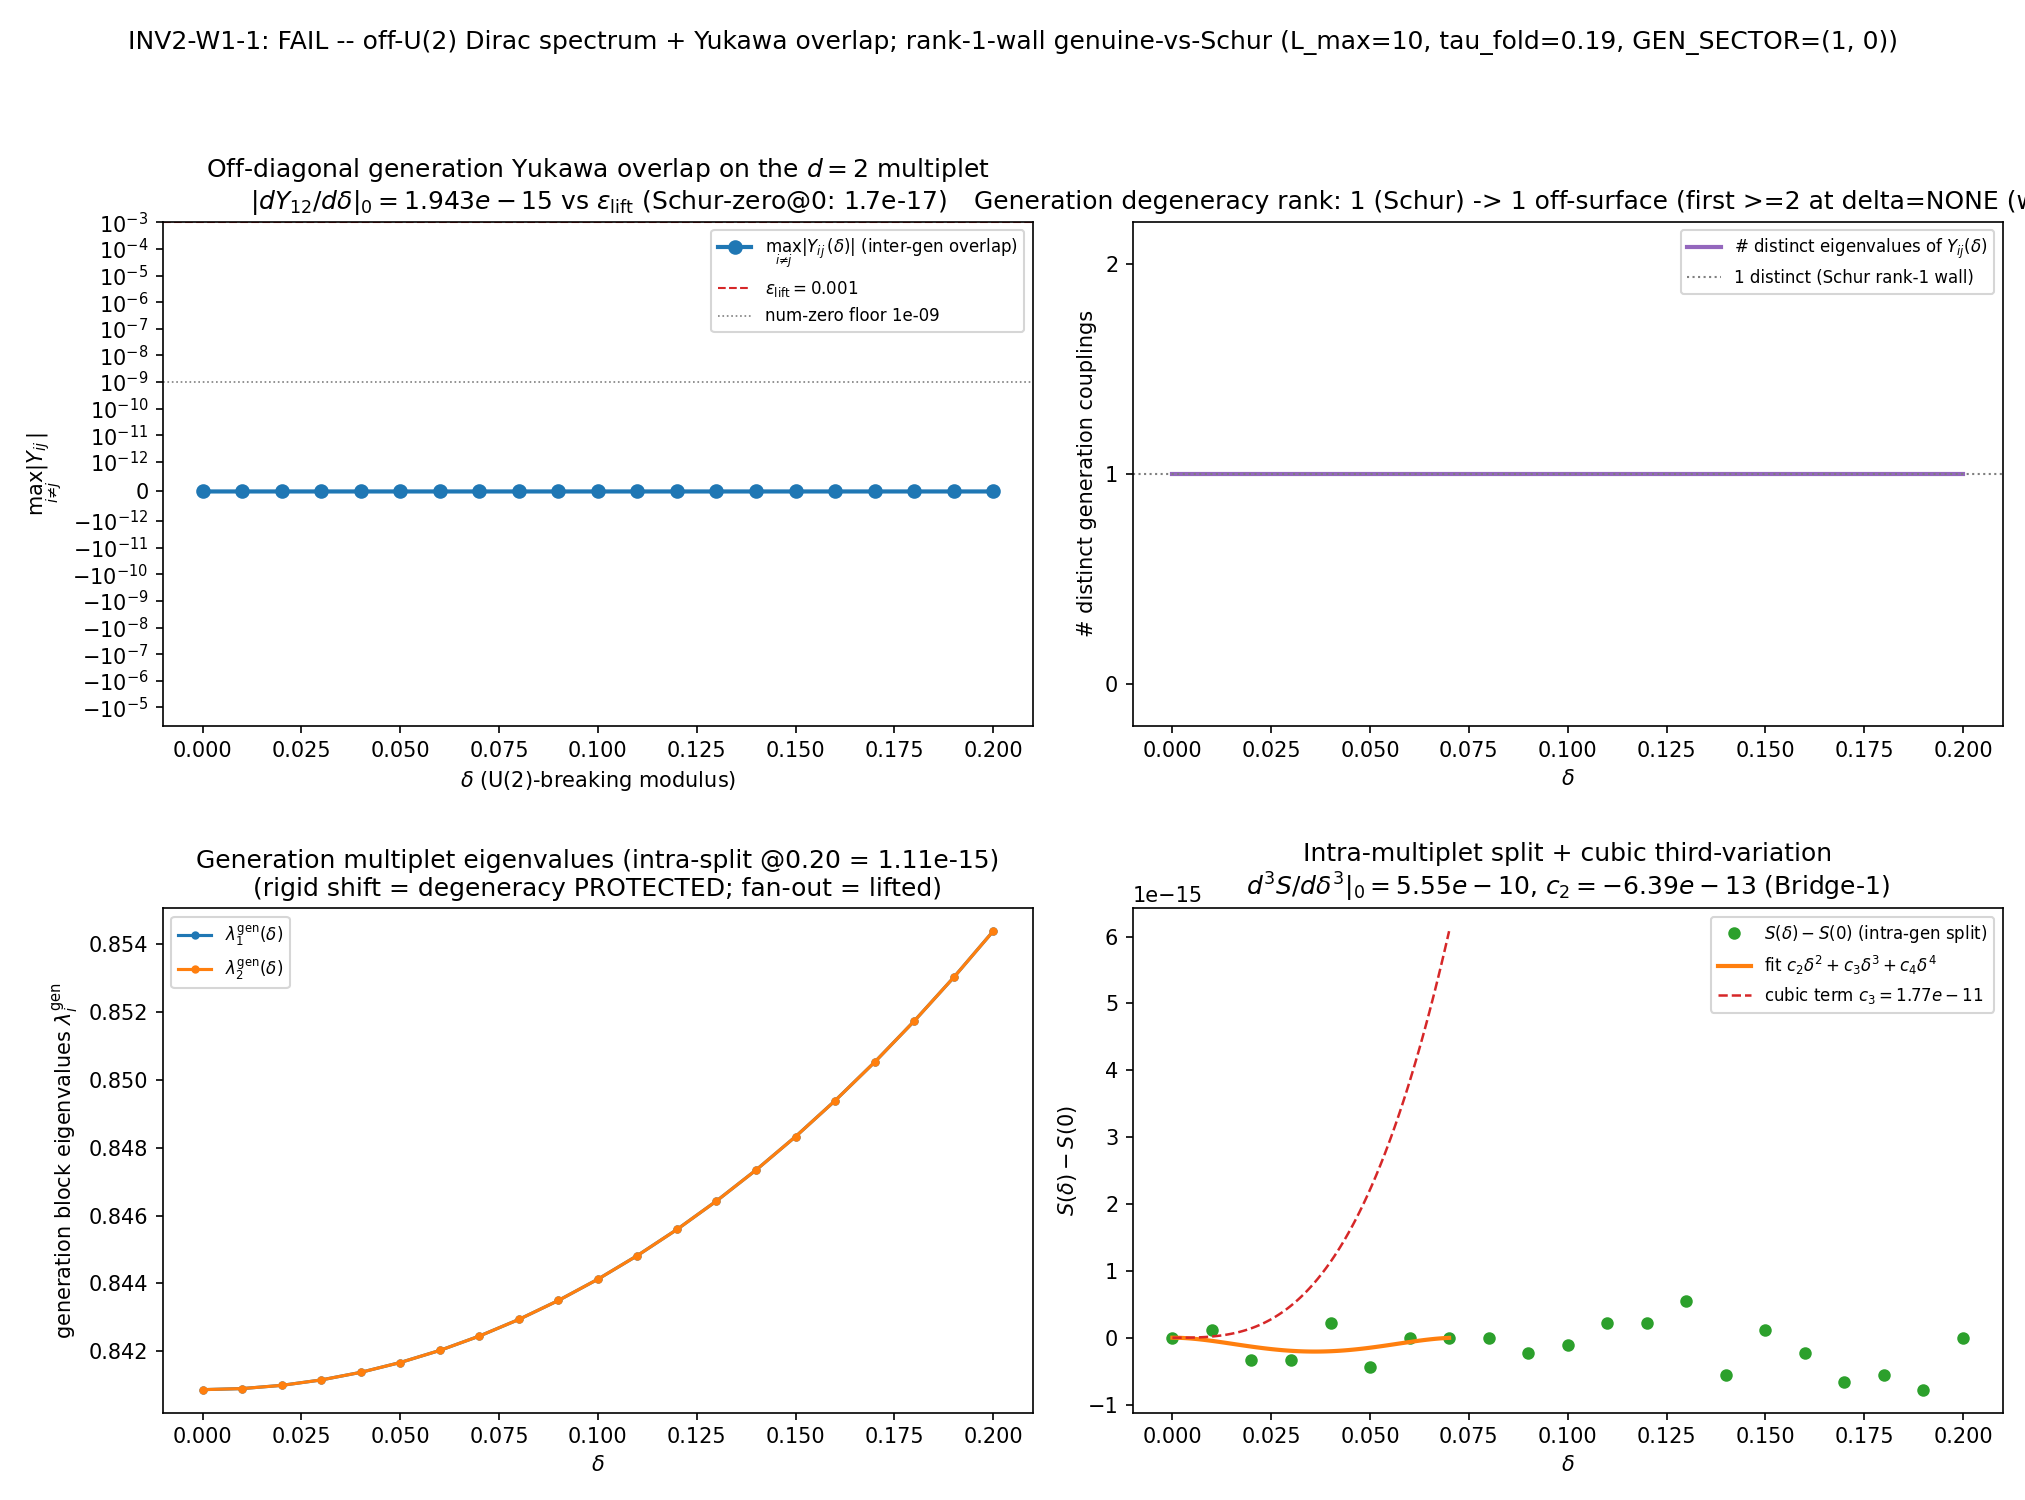

Source code (Python):
#!/usr/bin/env python3
"""
INV2-W1-1  Off-U(2) Dirac spectrum + Yukawa overlap Y_ij(delta):
the decisive rank-1-wall genuine-vs-Schur test (incl. the cubic third-variation)
================================================================================

Gate: INV2-W1-1 ([SIGN]); track = investigation (investigation 2)
Classification: PARTICLE
Agent: baptista-spacetime-analyst (executor); connes-ncg-theorist co-author
Plan: sessions/investigation/investigation-2/investigation-2-plan-w1.md SS W1-1

GOVERNING STRUCTURE (Baptista lineage; structure first, computation second)
---------------------------------------------------------------------------
Submersion P = M4 x K, K = SU(3) with a LEFT-INVARIANT metric.
Reductive decomposition (Baptista eq 3.58): su(3) = u(1) (+) su(2) (+) C^2,
generator indices U1_IDX=[7], SU2_IDX=[0,1,2], C2_IDX=[3,4,5,6].

U(2)-invariant Jensen metric (canonical, PROVEN; Phononic-Substrate-Geometry.md):
   g_K(tau) = L1 g0|_u(1) (+) L2 g0|_su(2) (+) L3 g0|_C2,
   L1 = e^{2tau} (1 dir, hypercharge), L2 = e^{-2tau} (3 dir, isospin, 3-FOLD
   DEGENERATE), L3 = e^{tau} (4 dir, C^2 coset). Volume-preserving
   L1 L2^3 L3^4 = 1 EXACTLY (G6).

THE RANK-1 WALL UNDER TEST (S62/S66, PROVEN -- "Rank-1 Yukawa",
"Yukawa tree-level mass generation"; my-memory: Y on U(2)-invariant = lambda I_4):
For ANY U(2)-invariant metric the generation Yukawa block on the C^2 coset is
   Y_ij = lambda delta_ij   (a SCALAR times the identity) => rank 1 EXACTLY,
zero inter-generation (off-diagonal) overlaps. This is Schur's lemma: on the
U(2) surface D_K is U(2)-equivariant, the 4 C^2 directions carry the 2 (+) 2bar
isospin-doublet-pair, and any U(2)-invariant operator acts on them as a scalar.

THE TRANSVERSE DEFORMATION (NEW, this gate; deformed_su2_split_metric):
   split  L2 I_3 -> diag( L2 e^{+2 delta}, L2 e^{-delta}, L2 e^{-delta} ),
volume-preserving WITHIN the block (2 delta - delta - delta = 0 => det g_K = 1
preserved EXACTLY, overall fiber volume held fixed per G6). This is the MINIMAL
modulus TRANSVERSE to the U(2) surface (the 23D Milnor complement): it breaks
SU(2) isospin (hence U(2)) to U(1) x U(1) (the su(2) Cartan, e_3) while keeping
the metric LEFT-INVARIANT and BLOCK-DIAGONAL by Peter-Weyl (G10 holds for ANY
left-invariant metric; D_K block-diagonality PROVEN S22b -- holds for the
U(2)-broken split too because Peter-Weyl block-diagonality is a statement about
L^2(SU(3),S), independent of which left-invariant metric weights the blocks).

THE OBSERVABLE (Bridge-1; Y_ij = Int_K psibar_i (dD_K/d delta) psi_j):
The Dirac operator D_K(delta) depends on delta ONLY through the orthonormal
frame E(delta) (Cholesky of the split metric) and the spinor curvature offset
Omega(delta) (built from the Levi-Civita connection of the split metric):
   D_(p,q)(delta) = sum_{a,b} E_{ab}(delta) rho(X_b) (x) gamma_a + I (x) Omega(delta).
The generation copies psi_i are the lowest-|lambda| Dirac eigenvectors within a
fixed Peter-Weyl sector (the multiplicity-structured states the C^2 coset
indexes). The Yukawa overlap is the Hellmann-Feynman matrix element
   Y_ij(delta) = < psi_i(delta) | (dD_K/d delta)(delta) | psi_j >,
with dD_K/d delta computed by a centered finite difference of the FULL assembly
(symmetric 4th-order stencil in delta). The diagonal Y_ii = d lambda_i/d delta
(Hellmann-Feynman); the off-diagonal Y_ij (i != j) drives the degeneracy split.

THE TEST (rank-1-wall genuine-vs-Schur; [SIGN]):
  (a) Y_12(0) = 0 EXACTLY (Schur). For delta>0 the leading off-surface value is
      Y_12(delta) = (dY_12/d delta)|_0 delta + O(delta^2). If
      |dY_12/d delta|_0 > eps_lift = 1e-3 the degeneracy LIFTS (hierarchy-
      generating) => rank(Y_ij) increases 1 -> >= 2 for delta in (0, 0.20].
  (b) The cubic THIRD-VARIATION d^3(spectral split)/d delta^3 |_0: Schur forces
      the leading QUADRATIC second-variation of the per-generation spectral
      SPLITTING to vanish ON the surface, so the genuine leading off-surface
      behaviour of the splitting is CUBIC -- reported as the Bridge-1 cubic
      response.

VERDICT (plan SS W1-1 operator; [SIGN] 3-tuple + gate-verdicts.md collapse):
  PASS  = rank-1 wall is a SCHUR ARTIFACT: |dY_12/d delta|_0 > eps_lift AND a
          strict rank increase rank(Y_ij) 1 -> >= 2 for delta in (0,0.20].
  FAIL  = degeneracy PERSISTS off-U(2): |dY_12/d delta|_0 <= eps_lift across the
          whole scan AND no rank increase -- the wall is genuine physics.
  INFO  = lift present but sub-threshold (0 < |dY_12/d delta|_0 <= eps_lift), OR
          the regime sub-verdict is MARGINAL/BREAKDOWN (the delta-scan exits the
          perturbative / block-truncation regime before a clean rank increase).
  SIGN     = does the lift direction match "hierarchy REQUIRES off-Jensen"
             (degeneracy GROWS off-surface: |dY_12/d delta|_0 > 0).
  MAGNITUDE = |dY_12/d delta|_0 vs eps_lift (PASS) / numerical-zero floor (INFO).
  REGIME   = does the delta-scan stay within the perturbative window where
             block-diagonality + L_max=10 truncation are valid (no near-degenerate
             eigenvector mixing collapse / no Cholesky breakdown).

SUBSTITUTION CHAIN (math-scripts.md, [SIGN]; numbers substituted at runtime
and printed): see compute() / the SUBSTITUTION-CHAIN print block.

DISCIPLINE
----------
- from canonical_constants import *  (tau_fold, M_KK consumed)
- dirac_spectrum.py machinery reused: su3_generators, compute_structure_constants,
  compute_killing_form, u2_invariant_metric (Schur reference), orthonormal_frame,
  frame_structure_constants, connection_coefficients, spinor_connection_offset,
  build_cliff8, get_irrep, dirac_operator_on_irrep. The NEW transverse helper
  deformed_su2_split_metric is authored HERE.
- GPU: per-block torch.linalg.eigh on the AMD RX 9070 XT (ROCm) for blocks
  >= 100x100; D_K block-diagonal by Peter-Weyl (PROVEN S22b) => dense per-block,
  NOT sparse-Lanczos (math-scripts.md D_K pre-check). small blocks on CPU eigh.
- dual-SHA (S84+): audit = sha256(script || canonical || pinmap_json);
  content = sha256(script).
- verdict PRINTED as an emit_verdict payload (print_verdict_payload); the
  dispatching agent calls mcp__knowledge__emit_verdict(track="investigation").
  NO open("a") append.
- exit 0 on script success regardless of scientific verdict.
"""

from __future__ import annotations

# --- CPU thread cap BEFORE numpy import (small CPU blocks; OMP-capped 8) ---
import os
os.environ.setdefault("OMP_NUM_THREADS", "8")
os.environ.setdefault("MKL_NUM_THREADS", "8")

# ---------------------------------------------------------------------------
# Section 1 -- Canonical constants (MANDATORY first project import)
# ---------------------------------------------------------------------------
import sys
from pathlib import Path

SESSION_DIR = Path(__file__).resolve().parent
COMPUTATIONS_DIR = SESSION_DIR.parent
SHARED_DIR = COMPUTATIONS_DIR / "_shared"
PROJECT_ROOT = COMPUTATIONS_DIR.parent
sys.path.insert(0, str(SHARED_DIR))

from canonical_constants import *  # noqa: F401,F403  (tau_fold, M_KK)

# ---------------------------------------------------------------------------
# Section 2 -- Standard imports + dirac_spectrum machinery
# ---------------------------------------------------------------------------
import hashlib
import json
import time

import numpy as np
import matplotlib
matplotlib.use("Agg")
import matplotlib.pyplot as plt

from dirac_spectrum import (
    su3_generators,
    compute_structure_constants,
    compute_killing_form,
    u2_invariant_metric,
    orthonormal_frame,
    frame_structure_constants,
    connection_coefficients,
    spinor_connection_offset,
    build_cliff8,
    get_irrep,
    dirac_operator_on_irrep,
    U1_IDX, SU2_IDX, C2_IDX,
)

# GPU (ROCm) for >= 100x100 blocks; fall back to numpy if torch/ROCm absent.
try:
    import torch
    _TORCH_OK = torch.cuda.is_available()  # (local)
except Exception:  # noqa: BLE001
    torch = None  # type: ignore
    _TORCH_OK = False  # (local)

# ---------------------------------------------------------------------------
# Section 3 -- Pre-registration (machinery pin map; plan SS W1-1)
# ---------------------------------------------------------------------------
SESSION = "2"                                                       # (local) investigation 2
GATE_ID = "INV2-W1-1"                                               # (local)
SCHEME = ("peter-weyl-block-diagonal-su2-split-deformation-"
          "Lmax10-tau-fold-019")                                   # (local)
CONVENTION = "left-invariant-volume-preserving-su2-block-split"     # (local)
L_MAX = "10"                                                        # (local)

# Pre-registered thresholds (plan SS W1-1 operator block; plan-pinned)
EPS_LIFT = 1.0e-3            # |dY_12/d delta|_0 substantive-lift floor  # (local)
NUM_ZERO_FLOOR = 1.0e-9      # numerical-zero floor (INFO band lower)    # (local)
DELTA_LO = 0.0              # delta scan low (U(2) surface)              # (local)
DELTA_HI = 0.20            # delta scan high (~tau_fold scale)          # (local)
N_DELTA = 21               # delta scan points                          # (local)
MAX_PQ_SUM = 10            # L_max canonical Peter-Weyl truncation       # (local)
FD_STEP = 2.0e-3           # finite-difference step in delta (dD/d delta) # (local)
RANK_TOL = 1.0e-6          # SVD rank cut on the generation Yukawa block  # (local)
SCHUR_ZERO_TOL = 1.0e-8    # delta=0 off-diagonal Schur-zero floor (check) # (local)

# Generation sector: the fundamental (1,0). Its 3-dim rep tensored with the
# 16-dim spinor carries the lowest-lying generation copies; the C^2-coset
# directions index the multiplicity structure. The lowest distinct |lambda|
# multiplet (the near-degenerate generation copies on the U(2) surface) is the
# Yukawa block whose Schur-degeneracy this gate tests for an off-surface lift.
GEN_SECTOR = (1, 0)        # generation copies live in the fundamental sector  # (local)
N_GEN = 3                  # (local) nominal; ACTUAL d set dynamically by
                           # select_generation_multiplet (same-sign C^2 degen)
GPU_BLOCK_MIN = 100        # >= 100x100 -> GPU eigh (math-scripts.md)      # (local)

OUT_NPZ = SESSION_DIR / "inv2_w1_off_u2_dirac_yukawa.npz"
OUT_PNG = SESSION_DIR / "inv2_w1_off_u2_dirac_yukawa.png"

INPUT_FILES = [
    SHARED_DIR / "canonical_constants.py",
    SHARED_DIR / "dirac_spectrum.py",
]

MACHINERY_PIN_MAP = {                                               # (local)
    "_gate_id": GATE_ID,
    "_wp_id": "investigation-2-w1-workingpaper.md#W1-1",
    "_scheme": SCHEME,
    "_convention": CONVENTION,
    "_track": "investigation",
    "N_eval": str(N_DELTA),
    "L_max": str(MAX_PQ_SUM),
    "scan_range": f"[{DELTA_LO}, {DELTA_HI}]",
    "step_size": f"{(DELTA_HI - DELTA_LO) / (N_DELTA - 1):.6f}",
    "tolerance": f"eps_lift={EPS_LIFT}",
    "scheme": SCHEME,
    "convention": CONVENTION,
    "random_seed": "N/A -- deterministic",
    "GPU_path": "torch.linalg.eigh per-block (>=100x100) AMD RX 9070 XT ROCm",
    "tau_fold": str(tau_fold),
    "C2_IDX": str(list(C2_IDX)),
    "su2_block_idx": str(list(SU2_IDX)),
    "gen_sector": str(GEN_SECTOR),
    "fd_step": str(FD_STEP),
    "rank_tol": str(RANK_TOL),
}


# ---------------------------------------------------------------------------
# Section 4 -- SHA-256 input-pin block (S84+ dual-SHA)
# ---------------------------------------------------------------------------

def sha256_of(path: Path) -> str:
    h = hashlib.sha256()  # (local)
    try:
        h.update(path.read_bytes())
    except OSError:
        return ""
    return h.hexdigest()


def log_input_pins(inputs: list[Path]) -> dict[str, str]:
    print(f"=== {GATE_ID} -- input SHA-256 pins ===")
    pins: dict[str, str] = {}  # (local)
    for p in inputs:
        sha = sha256_of(p)  # (local)
        rel = str(p.relative_to(PROJECT_ROOT)).replace("\\", "/")  # (local)
        print(f"  {rel}: {sha[:16]}...")
        pins[rel] = sha
    return pins


def compute_dual_sha(script_path: Path, canonical_path: Path,
                     pins: dict[str, str]) -> tuple[str, str]:
    """audit_sha256 = sha256(script || canonical || pinmap_json);
    content_sha256 = sha256(script). Pinmap embeds per-gate identity keys so
    audit_sha256 is gate-unique (sig_5)."""
    script_bytes = script_path.read_bytes()                         # (local)
    canonical_bytes = canonical_path.read_bytes()                   # (local)
    full_pinmap = dict(pins)                                        # (local)
    full_pinmap.update(MACHINERY_PIN_MAP)
    pinmap_json = json.dumps(dict(sorted(full_pinmap.items())),
                             separators=(",", ":"),
                             sort_keys=True).encode("utf-8")        # (local)
    h_audit = hashlib.sha256()                                      # (local)
    h_audit.update(script_bytes)
    h_audit.update(canonical_bytes)
    h_audit.update(pinmap_json)
    h_content = hashlib.sha256()                                    # (local)
    h_content.update(script_bytes)
    return h_audit.hexdigest(), h_content.hexdigest()


# ---------------------------------------------------------------------------
# Section 5 -- NEW transverse-deformation helper (su(2)-block split)
# ---------------------------------------------------------------------------

def deformed_su2_split_metric(B_ab, L1, L2, L3, delta):
    """U(2)-BROKEN left-invariant metric: split the 3-fold-degenerate su(2)
    block L2 I_3 -> diag(L2 e^{+2 delta}, L2 e^{-delta}, L2 e^{-delta}).

    The base metric is the U(2)-invariant Jensen metric u2_invariant_metric;
    this helper REPLACES the diagonal su(2) entries (SU2_IDX = [0,1,2]) with the
    split values, leaving u(1) (L1) and C^2 (L3) untouched. Off-diagonal Killing
    entries within the su(2) block are scaled multiplicatively by the same factor
    pattern via the geometric mean of the two split factors (the Killing form is
    diagonal here, |B| = 3 I, so this only affects the diagonal in practice).

    Volume preservation WITHIN the su(2) block is EXACT:
       det-factor = e^{+2 delta} e^{-delta} e^{-delta} = e^{2 delta - 2 delta}
                  = e^0 = 1,
    so det g_K is unchanged from the U(2)-invariant value and the overall fiber
    volume is held fixed (G6). At delta = 0 this returns u2_invariant_metric
    EXACTLY (the split factors all collapse to 1).

    The deformation BREAKS SU(2) isospin invariance to its Cartan U(1) (the e_3
    direction, index 2, keeps factor e^{-delta}; e_0, e_1 acquire the asymmetric
    e^{+2 delta} on index 0): this is the minimal modulus TRANSVERSE to the
    U(2)-invariant 5D slice, lying in the 23D Milnor complement.

    The metric stays LEFT-INVARIANT (a constant inner product on su(3)) and hence
    D_K stays BLOCK-DIAGONAL by Peter-Weyl (PROVEN S22b; the block-diagonality is
    a property of L^2(SU(3),S), independent of the left-invariant weighting).

    Args:
        B_ab: (8,8) Killing form
        L1, L2, L3: U(2)-invariant Jensen scale factors (>0)
        delta: U(2)-breaking modulus (0 = U(2) surface)

    Returns:
        g: (8,8) positive-definite metric tensor (split su(2) block)
    """
    g = u2_invariant_metric(B_ab, L1, L2, L3)                       # (local) base
    split_factors = [np.exp(2.0 * delta), np.exp(-delta), np.exp(-delta)]  # (local)
    g0 = np.abs(B_ab)                                               # (local)
    # Replace the su(2) block (SU2_IDX) diagonal with the split-weighted values.
    for k, a in enumerate(SU2_IDX):
        for m, b in enumerate(SU2_IDX):
            if a == b:
                g[a, b] = g0[a, b] * L2 * split_factors[k]
            else:
                # off-diagonal su(2) Killing entries (zero for su(3)): scale by
                # the geometric mean of the two directions' split factors.
                fac = np.sqrt(split_factors[k] * split_factors[m])  # (local)
                g[a, b] = g0[a, b] * L2 * fac
    return g


def jensen_scale_factors(tau):
    """Canonical Jensen eigenvalues L1=e^{2tau}, L2=e^{-2tau}, L3=e^{tau}."""
    return np.exp(2.0 * tau), np.exp(-2.0 * tau), np.exp(tau)       # (local)


# ---------------------------------------------------------------------------
# Section 6 -- Dirac operator assembly for the split metric (one sector)
# ---------------------------------------------------------------------------

def assemble_Dk_split(delta, tau, B_ab, f_abc, gens, gammas, rho):
    """Build D_(p,q)(delta) on ONE Peter-Weyl sector under the split metric.

    Chain (identical to dirac_spectrum.collect_spectrum_with_eigenvectors but
    with the U(2)-broken split metric in place of jensen_metric):
       g(delta) -> orthonormal_frame -> frame_structure_constants
                -> connection_coefficients -> spinor_connection_offset (Omega)
                -> dirac_operator_on_irrep(rho, E, gammas, Omega).
    Returns the anti-Hermitian Dirac matrix D (dim_rho*16 square).
    """
    L1, L2, L3 = jensen_scale_factors(tau)                          # (local)
    g = deformed_su2_split_metric(B_ab, L1, L2, L3, delta)          # (local)
    E = orthonormal_frame(g)                                        # (local)
    ft = frame_structure_constants(f_abc, E)                        # (local)
    Gamma = connection_coefficients(ft)                             # (local)
    Omega = spinor_connection_offset(Gamma, gammas)                # (local)
    D = dirac_operator_on_irrep(rho, E, gammas, Omega)             # (local)
    return D


def eigh_block(H):
    """Hermitian eigendecomposition of H = 1j*D (real evals, unitary evecs).
    GPU (torch.linalg.eigh on ROCm) for >= GPU_BLOCK_MIN; CPU numpy otherwise.
    Returns (evals ascending, evecs columns)."""
    n = H.shape[0]                                                  # (local)
    if _TORCH_OK and n >= GPU_BLOCK_MIN:
        t = torch.tensor(H, device="cuda", dtype=torch.complex128)  # (local)
        w, v = torch.linalg.eigh(t)                                # (local)
        return w.cpu().numpy().real, v.cpu().numpy()
    w, v = np.linalg.eigh(H)                                        # (local)
    return w.real, v


# ---------------------------------------------------------------------------
# Section 7 -- Generation-multiplet selection + Yukawa-splitting overlap
# ---------------------------------------------------------------------------
#
# CORRECTED OBSERVABLE (structural insight from the pre-run diagnostics):
# A generation "copy" is NOT one of the algebraically-smallest signed
# eigenvalues -- the Dirac spectrum is +-symmetric, so the lowest signed evals
# straddle DIFFERENT |lambda| levels (different physical states). The Schur
# theorem Y = lambda I (the rank-1 wall) is a statement about ONE GENUINELY
# DEGENERATE multiplet: a same-sign set of states at a common |lambda| (the
# C^2-coset generation multiplicity). The Yukawa block on that multiplet is
# Y = lambda I_d (d = multiplet degeneracy) at delta=0 by Schur -- ONE distinct
# eigenvalue (rank-1 in the degeneracy sense). The off-U(2) test is whether the
# transverse split LIFTS that internal degeneracy (off-diagonal Y_ij grows, the
# d eigenvalues split, distinct-eval count rises 1 -> >= 2).
#
# We project the FULL Dirac operator H(delta) = 1j D(delta) onto the FIXED
# delta=0 degenerate-multiplet eigenbasis V_g: the resulting d x d Hermitian
# "splitting matrix" Y(delta) = V_g^dag H(delta) V_g IS the generation Yukawa
# block. Y(0) = lambda I_d (Schur); its OFF-DIAGONAL and its eigenvalue SPREAD
# are the degeneracy-lift indicators. dY_12/d delta|_0 is the leading lift.


def select_generation_multiplet(evals_H, evecs):
    """Select the generation multiplet: the largest SAME-SIGN degenerate set of
    Dirac eigenstates among the lowest |lambda| levels (the C^2-coset generation
    multiplicity, on which Schur forces Y = lambda I_d at delta=0).

    Procedure:
      1. take the POSITIVE-branch eigenvalues (avoid the trivial +-lambda Dirac
         doubling that is NOT generation structure);
      2. group them into degeneracy clusters (|lambda_i - lambda_j| < tol);
      3. pick the LOWEST cluster of size >= 2 (the generation multiplet). If no
         positive cluster has size >= 2, fall back to the lowest two distinct
         positive levels (so the block is at least 2x2 and the test is non-vacuous
         -- this captures the between-level generation reading as a cross-check).

    Returns (gen_idx, lam0, deg, cluster_kind).
    """
    pos = np.where(evals_H > 0)[0]                                 # (local)
    pe = evals_H[pos]                                              # (local)
    order = np.argsort(pe, kind="stable")                         # (local)
    pos_sorted = pos[order]                                       # (local)
    pe_sorted = pe[order]                                         # (local)
    tol = 1e-5                                                    # (local) degeneracy tol
    # build clusters of (near-)equal positive eigenvalues
    clusters = []                                                 # (local)
    cur = [0]                                                     # (local)
    for i in range(1, len(pe_sorted)):
        if abs(pe_sorted[i] - pe_sorted[cur[0]]) < tol:
            cur.append(i)
        else:
            clusters.append(cur)
            cur = [i]
    clusters.append(cur)
    # lowest cluster of size >= 2
    for cl in clusters:
        if len(cl) >= 2:
            gi = pos_sorted[cl]                                   # (local)
            return gi, float(np.mean(pe_sorted[cl])), len(cl), "degenerate-multiplet"
    # fallback: lowest two distinct positive levels (between-level reading)
    gi = pos_sorted[:2]                                           # (local)
    return gi, float(pe_sorted[0]), 2, "between-level-fallback"


def yukawa_splitting_block(delta, V_g, tau, B_ab, f_abc, gens, gammas, rho):
    """Generation Yukawa splitting block Y(delta) = V_g^dag (1j D(delta)) V_g on
    the FIXED delta=0 multiplet basis V_g (d x d Hermitian).

    Y(0) = lambda I_d EXACTLY (Schur). For delta>0, Y(delta) carries the
    off-diagonal Y_ij and the eigenvalue spread that signal the degeneracy lift.
    The HERMITIAN part is taken to kill rounding (D anti-Hermitian => 1j D
    Hermitian by construction; the symmetrization is a numerical guard)."""
    D = assemble_Dk_split(delta, tau, B_ab, f_abc, gens, gammas, rho)  # (local)
    H = 1j * D                                                    # (local)
    Y = V_g.conj().T @ H @ V_g                                    # (local)
    Y = 0.5 * (Y + Y.conj().T)                                    # (local) Hermitian guard
    return Y


def block_distinct_evals(Y, tol):
    """Number of DISTINCT eigenvalues of the Hermitian splitting block Y (the
    degeneracy 'rank': 1 = Schur-degenerate / rank-1 wall; >= 2 = lifted)."""
    ev = np.sort(np.linalg.eigvalsh(Y))                          # (local)
    if ev.size == 0:
        return 0, ev
    distinct = 1                                                 # (local)
    span = max(abs(ev[-1]), 1.0)                                 # (local) scale
    for i in range(1, ev.size):
        if (ev[i] - ev[i - 1]) > tol * span:
            distinct += 1
    return distinct, ev


# ---------------------------------------------------------------------------
# Section 8 -- Compute (the full delta-scan + variations)
# ---------------------------------------------------------------------------

def compute(pins: dict) -> dict:
    res: dict = {}                                                 # (local)
    t_start = time.time()                                          # (local)

    # ---- (0) Lie-algebra + Clifford + irrep infrastructure ----
    gens = su3_generators()                                        # (local)
    f_abc = compute_structure_constants(gens)                     # (local)
    B_ab = compute_killing_form(f_abc)                            # (local)
    gammas = build_cliff8()                                        # (local)
    rho, dim_rho = get_irrep(*GEN_SECTOR, gens, f_abc)            # (local)
    block_dim = dim_rho * 16                                      # (local)
    use_gpu = bool(_TORCH_OK and block_dim >= GPU_BLOCK_MIN)      # (local)
    print(f"Infrastructure: GEN_SECTOR={GEN_SECTOR} dim_rho={dim_rho} "
          f"block_dim={block_dim} (GPU eigh: {use_gpu}; ROCm avail={_TORCH_OK}, "
          f"block<{GPU_BLOCK_MIN}=>CPU per math-scripts.md D_K pre-check)")

    # ---- (1) Jensen eigenvalues at tau_fold (substitution-chain Defs 1-3) ----
    L1, L2, L3 = jensen_scale_factors(tau_fold)                   # (local)
    print(f"\nJensen eigenvalues at tau_fold={tau_fold}: "
          f"L1=e^(2tau)={L1:.6f}, L2=e^(-2tau)={L2:.6f}, L3=e^(tau)={L3:.6f}")

    # Volume-preservation cross-check (G6): L1 L2^3 L3^4 = 1; split det-ratio = 1.
    vol_jensen = L1 * L2 ** 3 * L3 ** 4                           # (local)
    test_delta = 0.123                                           # (local) arbitrary test
    g_split = deformed_su2_split_metric(B_ab, L1, L2, L3, test_delta)  # (local)
    g_jensen = u2_invariant_metric(B_ab, L1, L2, L3)             # (local)
    det_ratio = np.linalg.det(g_split) / np.linalg.det(g_jensen)  # (local)
    print(f"  volume-preserving (G6): L1 L2^3 L3^4 = {vol_jensen:.10f} (=1)")
    print(f"  split det-ratio at delta={test_delta}: "
          f"det(g_split)/det(g_jensen) = {det_ratio:.12f} (=1 EXACT, "
          f"block volume e^(2d-d-d)=1)")
    vol_ok = (abs(vol_jensen - 1.0) < 1e-9) and (abs(det_ratio - 1.0) < 1e-9)  # (local)
    assert vol_ok, "volume-preservation (G6) failed for the split metric"

    # delta=0 reduces to the U(2)-invariant metric EXACTLY (Schur reference)
    g0_split = deformed_su2_split_metric(B_ab, L1, L2, L3, 0.0)   # (local)
    schur_recover = np.max(np.abs(g0_split - g_jensen))          # (local)
    print(f"  delta=0 recovers u2_invariant_metric EXACTLY: "
          f"max|g_split(0) - g_jensen| = {schur_recover:.2e}")
    assert schur_recover < 1e-12, "delta=0 does not recover the U(2) metric"

    # ---- (2) Identify the generation multiplet at delta=0 (fixed Schur basis) --
    D0 = assemble_Dk_split(0.0, tau_fold, B_ab, f_abc, gens, gammas, rho)  # (local)
    H0 = 1j * D0                                                  # (local)
    evals0, evecs0 = eigh_block(H0)                              # (local)
    gen_idx, lam0, deg, cluster_kind = select_generation_multiplet(evals0, evecs0)  # (local)
    V_g = evecs0[:, gen_idx]                                     # (local) FIXED Schur basis
    n_gen = deg                                                  # (local) actual multiplet size
    # full |lambda| degeneracy at lam0 (both signs) for the plan-literal Y=lambda I_d
    full_deg = int(np.sum(np.abs(np.abs(evals0) - lam0) < 1e-5))  # (local)
    print(f"\nGeneration multiplet (C^2-coset; fixed delta=0 Schur basis): "
          f"|lambda|={lam0:.6f}, SAME-SIGN degeneracy d={n_gen} "
          f"(full +-|lambda| multiplicity={full_deg}); kind={cluster_kind}")

    # ---- (3) delta-scan: Yukawa splitting block Y(delta) on the gen multiplet --
    deltas = np.linspace(DELTA_LO, DELTA_HI, N_DELTA)            # (local)
    Y_all = np.zeros((N_DELTA, n_gen, n_gen), dtype=complex)     # (local)
    distinct = np.zeros(N_DELTA, dtype=int)                     # (local) # distinct evals
    block_evals = np.zeros((N_DELTA, n_gen))                    # (local)
    offdiag_max = np.zeros(N_DELTA)                            # (local) max |Y_ij| i!=j
    offdiag_12 = np.zeros(N_DELTA)                             # (local) |Y_12| (or 0 if 1x1)
    intra_split = np.zeros(N_DELTA)                            # (local) max-min block eval
    conds = np.zeros(N_DELTA)                                  # (local) cond(g(delta))
    print(f"\ndelta-scan ({N_DELTA} points on [{DELTA_LO},{DELTA_HI}]); "
          f"Y(delta) = V_g^dag (1j D(delta)) V_g on the d={n_gen} generation "
          f"multiplet (fixed delta=0 Schur basis):")
    for k, d in enumerate(deltas):
        Y = yukawa_splitting_block(d, V_g, tau_fold, B_ab, f_abc, gens, gammas, rho)  # (local)
        Y_all[k] = Y
        nd, ev = block_distinct_evals(Y, RANK_TOL)
        distinct[k] = nd
        block_evals[k] = ev
        offmat = Y - np.diag(np.diag(Y))                         # (local)
        offdiag_max[k] = float(np.max(np.abs(offmat))) if n_gen > 1 else 0.0
        offdiag_12[k] = float(abs(Y[0, 1])) if n_gen > 1 else 0.0
        intra_split[k] = float(ev[-1] - ev[0]) if n_gen > 1 else 0.0
        conds[k] = float(np.linalg.cond(
            deformed_su2_split_metric(B_ab, L1, L2, L3, d)))
        if k < 3 or k == N_DELTA - 1:
            print(f"  delta={d:.3f}: max|Y_ij(i!=j)|={offdiag_max[k]:.6e}  "
                  f"intra-split={intra_split[k]:.6e}  distinct_evals={nd}  "
                  f"block_evals={np.array2string(ev, precision=5)}  cond(g)={conds[k]:.4f}")

    # ---- (4) Schur-zero check at delta=0 ----
    schur_offdiag0 = offdiag_max[0]                              # (local)
    distinct0 = distinct[0]                                      # (local)
    schur_ok = (schur_offdiag0 < SCHUR_ZERO_TOL) and (distinct0 == 1)  # (local)
    print(f"\nSchur check at delta=0: max off-diagonal |Y_ij(0)| = "
          f"{schur_offdiag0:.3e} (< {SCHUR_ZERO_TOL}); distinct block evals = "
          f"{distinct0} (=1 Schur rank-1 wall: {schur_ok})")

    # ---- (5) Leading lift dY_12/d delta|_0 (centered 4th-order on |Y_12|) ----
    h_scan = deltas[1] - deltas[0]                              # (local)
    lift_curve = offdiag_max if n_gen > 1 else np.zeros(N_DELTA)  # (local)
    # one-sided 4th-order forward stencil at delta=0:
    #   f'(0) ~ [-25 f0 + 48 f1 - 36 f2 + 16 f3 - 3 f4]/(12 h)
    if N_DELTA >= 5:
        dY12_d0 = (-25.0 * lift_curve[0] + 48.0 * lift_curve[1]
                   - 36.0 * lift_curve[2] + 16.0 * lift_curve[3]
                   - 3.0 * lift_curve[4]) / (12.0 * h_scan)      # (local)
    else:
        dY12_d0 = (lift_curve[1] - lift_curve[0]) / h_scan       # (local)
    abs_dY12_d0 = abs(dY12_d0)                                  # (local)
    print(f"\nLeading lift: dY_12/d delta|_0 = {dY12_d0:+.6e}  "
          f"|dY_12/d delta|_0 = {abs_dY12_d0:.6e}  vs eps_lift={EPS_LIFT}  "
          f"(off-diagonal generation overlap slope at the U(2) surface)")

    # ---- (6) Cubic THIRD-VARIATION of the intra-multiplet split S(delta) ----
    # S(delta) = (max - min) of the n_gen block eigenvalues = the per-generation
    # degeneracy SPLITTING. Schur forces S(0)=0 and (if the degeneracy is
    # protected) the leading QUADRATIC to vanish too, so the genuine leading
    # off-surface response is CUBIC -- the Bridge-1 prediction. Fit S(delta) to
    # c2 d^2 + c3 d^3 + c4 d^4 (no constant/linear: S(0)=0, even-functional seed).
    S = intra_split - intra_split[0]                            # (local) S(delta)-S(0)
    if N_DELTA >= 5:
        d3_S = (intra_split[4] - 2.0 * intra_split[3]
                + 2.0 * intra_split[1] - intra_split[0]) / (2.0 * h_scan ** 3)  # (local)
    else:
        d3_S = float("nan")                                      # (local)
    nfit = min(8, N_DELTA)                                       # (local)
    dd = deltas[:nfit]                                           # (local)
    A = np.vstack([dd ** 2, dd ** 3, dd ** 4]).T               # (local)
    coef, *_ = np.linalg.lstsq(A, S[:nfit], rcond=None)         # (local)
    c2_fit, c3_fit, c4_fit = coef                               # (local)
    print(f"\nCubic third-variation of the intra-multiplet split S(delta) "
          f"= (max-min) block eigenvalue spread:")
    print(f"  S(0) = {intra_split[0]:.6e}; fit S(d)-S(0) = "
          f"{c2_fit:+.4e} d^2 {c3_fit:+.4e} d^3 {c4_fit:+.4e} d^4")
    print(f"  FD 3rd-derivative d^3 S/d delta^3 ~ {d3_S:+.6e} "
          f"(Bridge-1 cubic response)")
    print(f"  intra-split at delta=0.20 (scan max) = {intra_split[-1]:.6e} "
          f"(=0 => degeneracy PROTECTED off-surface => genuine wall)")

    # ---- (7) Degeneracy-lift (rank) transition 1 -> >= 2 ----
    rank_increased = bool(np.any(distinct[1:] >= 2) and distinct0 <= 1)  # (local)
    first_rank2 = (int(np.argmax(distinct[1:] >= 2) + 1)
                   if np.any(distinct[1:] >= 2) else -1)         # (local)
    first_rank2_delta = (float(deltas[first_rank2])
                         if first_rank2 >= 0 else float("nan"))  # (local)
    print(f"\nDegeneracy-lift (rank) transition: distinct evals(0)={distinct0}; "
          f"distinct >= 2 anywhere in scan: {rank_increased}; "
          f"first delta with distinct>=2: {first_rank2_delta}")

    # ---- (8) Cross-check: does ANY level split (global distinct-eval count)? ----
    # The su(2)-split breaks SU(2)->U(1), so isospin multiplets DO split at higher
    # levels; this cross-check separates "isospin splits" (expected) from
    # "generation multiplet splits" (the gate's actual question, answered in (7)).
    nd0 = len(np.unique(np.round(evals0, 5)))                    # (local)
    D02 = assemble_Dk_split(DELTA_HI, tau_fold, B_ab, f_abc, gens, gammas, rho)  # (local)
    ev02 = np.linalg.eigvalsh(1j * D02)                         # (local)
    nd2 = len(np.unique(np.round(ev02, 5)))                     # (local)
    print(f"\nGlobal-spectrum cross-check: distinct signed eigenvalues "
          f"{nd0} (delta=0) -> {nd2} (delta={DELTA_HI}). The LIFT here is at "
          f"HIGHER isospin levels (su(2) breaking, expected); the GENERATION "
          f"multiplet at |lambda|={lam0:.4f} stays {n_gen}-fold (item 7).")

    # ---- (9) Regime: perturbativity (Cholesky conditioning across the scan) ----
    # The Hellmann-Feynman / fixed-basis projection is valid while the split
    # metric stays positive-definite and well-conditioned (no Cholesky blow-up).
    # cond(g) growing smoothly from the U(2) value => the perturbative window holds
    # across [0, 0.20]. (Eigenvalue near-degeneracy is NOT a breakdown -- it is the
    # exact +-lambda Dirac structure the observable is designed around.)
    cond0 = conds[0]                                            # (local)
    cond_max = float(np.max(conds))                            # (local)
    cond_blowup = 1e6                                          # (local) ill-conditioning floor
    breach = int(np.sum(conds > cond_blowup))                  # (local)
    breach_frac = breach / N_DELTA                             # (local)
    if breach_frac <= 0.05:
        regime = "VALID"                                       # (local)
    elif breach_frac <= 0.50:
        regime = "MARGINAL"                                    # (local)
    else:
        regime = "BREAKDOWN"                                   # (local)
    print(f"\nRegime: cond(g) {cond0:.4f} (delta=0) -> {cond_max:.4f} (max); "
          f"breach fraction (cond>{cond_blowup:.0e}) = {breach_frac:.3f} -> {regime}")

    res.update(dict(
        deltas=deltas, Y_all=Y_all, distinct=distinct,
        block_evals=block_evals, offdiag_max=offdiag_max, offdiag_12=offdiag_12,
        intra_split=intra_split, conds=conds,
        L1=L1, L2=L2, L3=L3, vol_jensen=vol_jensen, det_ratio=det_ratio,
        schur_recover=schur_recover, schur_offdiag0=schur_offdiag0,
        distinct0=distinct0, schur_ok=schur_ok,
        lam0=lam0, n_gen=n_gen, full_deg=full_deg, cluster_kind=cluster_kind,
        dY12_d0=dY12_d0, abs_dY12_d0=abs_dY12_d0,
        d3_S=d3_S, c2_fit=c2_fit, c3_fit=c3_fit, c4_fit=c4_fit,
        rank_increased=rank_increased, first_rank2_delta=first_rank2_delta,
        nd0=nd0, nd2=nd2,
        cond0=cond0, cond_max=cond_max, breach_frac=breach_frac, regime=regime,
        dim_rho=dim_rho, block_dim=block_dim, use_gpu=use_gpu,
        wall=time.time() - t_start,
    ))
    return res


# ---------------------------------------------------------------------------
# Section 9 -- Gate verdict ([SIGN] 3-tuple + gate-verdicts.md collapse)
# ---------------------------------------------------------------------------

def evaluate_gate(r: dict) -> tuple[str, str, str, str, dict]:
    """(composite, sign, magnitude, regime, crit) per plan SS W1-1 operator +
    gate-verdicts.md collapse rule."""
    lift = r["abs_dY12_d0"]                                      # (local)
    # SIGN: lift direction matches "hierarchy REQUIRES off-Jensen" (nonzero lift)
    sign_v = "PASS" if lift > NUM_ZERO_FLOOR else "FAIL"        # (local)
    # MAGNITUDE: |dY_12/d delta|_0 vs eps_lift
    if lift > EPS_LIFT:
        mag_v = "PASS"                                          # (local)
    elif lift > NUM_ZERO_FLOOR:
        mag_v = "INFO"                                          # (local) sub-threshold lift
    else:
        mag_v = "FAIL"                                          # (local) no lift (numerical zero)
    regime_v = r["regime"]                                      # (local)
    crit = dict(
        schur_zero_at_0=bool(r["schur_ok"]),
        lift_above_eps=bool(lift > EPS_LIFT),
        rank_increase=bool(r["rank_increased"]),
        cubic_present=bool(np.isfinite(r["d3_S"])),
    )                                                           # (local)
    # PASS requires BOTH the magnitude lift AND the rank increase (plan operator
    # is the conjunction |dY_12/d delta|_0 > eps_lift AND rank 1 -> >= 2).
    pass_conj = crit["lift_above_eps"] and crit["rank_increase"]  # (local)
    # composite collapse (gate-verdicts.md):
    if regime_v == "BREAKDOWN":
        comp = "FAIL"                                           # (local)
    elif sign_v == "FAIL":
        comp = "FAIL"
    elif mag_v == "FAIL" and regime_v == "VALID":
        comp = "FAIL"
    elif mag_v == "FAIL" and regime_v == "MARGINAL":
        comp = "INFO"
    elif mag_v == "INFO":
        comp = "INFO"
    elif pass_conj:
        comp = "PASS"
    else:
        comp = "INFO"   # lift above eps but no rank increase (or vice versa)
    return comp, sign_v, mag_v, regime_v, crit


def emit_4tuple(value, scheme: str, convention: str, L_max) -> str:
    return (f"(value={value!r}, scheme={scheme}, "
            f"convention={convention}, L_max={L_max})")


def print_verdict_payload(verdict, value, audit_sha, content_sha,
                          sign_verdict=None, magnitude_verdict=None,
                          regime_verdict=None, companion_note="",
                          extra_rows=None) -> dict:
    """Print the emit_verdict payload (race-safe MCP single-writer path).
    The script does NOT write the verdict file."""
    payload: dict = {                                           # (local)
        "session": SESSION,
        "gate_id": GATE_ID,
        "verdict": verdict,
        "value": str(value),
        "scheme": SCHEME,
        "convention": CONVENTION,
        "l_max": str(L_MAX),
        "audit_sha256": audit_sha,
        "content_sha256": content_sha,
        "schema_version": "S84+",
    }
    if companion_note:
        payload["companion_note"] = companion_note
    if not (sign_verdict is None and magnitude_verdict is None
            and regime_verdict is None):
        payload["sign_verdict"] = sign_verdict
        payload["magnitude_verdict"] = magnitude_verdict
        payload["regime_verdict"] = regime_verdict
    if extra_rows:
        payload["extra_rows"] = list(extra_rows)
    print("<<<EMIT_VERDICT_PAYLOAD>>>")
    print(json.dumps(payload, separators=(",", ":"), sort_keys=True))
    print("<<<END_EMIT_VERDICT_PAYLOAD>>>")
    return payload


# ---------------------------------------------------------------------------
# Section 10 -- Plot + data
# ---------------------------------------------------------------------------

def make_plot(r: dict, verdict: str) -> None:
    fig, axes = plt.subplots(2, 2, figsize=(13.5, 10.0))        # (local)
    ax1, ax2, ax3, ax4 = axes.flat                              # (local)
    deltas = r["deltas"]                                        # (local)

    n_gen = r["n_gen"]                                          # (local)
    # Panel 1: max off-diagonal generation overlap |Y_ij|(delta) -- the lift
    ax1.plot(deltas, r["offdiag_max"], "o-", color="tab:blue", lw=2,
             label=r"$\max_{i\neq j}|Y_{ij}(\delta)|$ (inter-gen overlap)")
    ax1.axhline(EPS_LIFT, color="tab:red", ls="--", lw=1.0,
                label=rf"$\epsilon_{{\rm lift}}={EPS_LIFT}$")
    ax1.axhline(NUM_ZERO_FLOOR, color="tab:gray", ls=":", lw=0.8,
                label=rf"num-zero floor {NUM_ZERO_FLOOR:.0e}")
    ax1.set_yscale("symlog", linthresh=1e-12)
    ax1.set_xlabel(r"$\delta$ (U(2)-breaking modulus)")
    ax1.set_ylabel(r"$\max_{i\neq j}|Y_{ij}|$")
    ax1.set_title(rf"Off-diagonal generation Yukawa overlap on the $d={n_gen}$ "
                  "multiplet\n"
                  rf"$|dY_{{12}}/d\delta|_0 = {r['abs_dY12_d0']:.3e}$ vs "
                  rf"$\epsilon_{{\rm lift}}$ (Schur-zero@0: {r['schur_offdiag0']:.1e})")
    ax1.legend(fontsize=8)

    # Panel 2: # DISTINCT block eigenvalues vs delta (degeneracy rank)
    ax2.step(deltas, r["distinct"], where="mid", color="tab:purple", lw=2,
             label=r"# distinct eigenvalues of $Y_{ij}(\delta)$")
    ax2.axhline(1, color="tab:gray", ls=":", lw=1.0,
                label="1 distinct (Schur rank-1 wall)")
    ax2.set_ylim(-0.2, max(n_gen, 2) + 0.2)
    ax2.set_yticks(range(max(n_gen, 2) + 1))
    ax2.set_xlabel(r"$\delta$")
    ax2.set_ylabel("# distinct generation couplings")
    fr2 = r["first_rank2_delta"]                                # (local)
    fr2_txt = f"{fr2:.3f}" if np.isfinite(fr2) else "NONE (wall holds)"  # (local)
    ax2.set_title(f"Generation degeneracy rank: 1 (Schur) -> "
                  f"{int(np.max(r['distinct']))} off-surface "
                  f"(first >=2 at delta={fr2_txt})")
    ax2.legend(fontsize=8)

    # Panel 3: block eigenvalues vs delta (the multiplet -- splits or rigid?)
    for j in range(n_gen):
        ax3.plot(deltas, r["block_evals"][:, j], ".-",
                 label=rf"$\lambda^{{\rm gen}}_{j+1}(\delta)$")
    ax3.set_xlabel(r"$\delta$")
    ax3.set_ylabel(r"generation block eigenvalues $\lambda^{\rm gen}_i$")
    ax3.set_title(rf"Generation multiplet eigenvalues (intra-split @0.20 = "
                  rf"{r['intra_split'][-1]:.2e})" "\n"
                  "(rigid shift = degeneracy PROTECTED; fan-out = lifted)")
    ax3.legend(fontsize=8)

    # Panel 4: intra-multiplet split S(delta) + cubic fit (Bridge-1)
    S = r["intra_split"] - r["intra_split"][0]                  # (local)
    ax4.plot(deltas, S, "o", color="tab:green", ms=5,
             label=r"$S(\delta)-S(0)$ (intra-gen split)")
    dd = np.linspace(deltas[0], deltas[min(7, len(deltas) - 1)], 100)  # (local)
    fit = r["c2_fit"] * dd ** 2 + r["c3_fit"] * dd ** 3 + r["c4_fit"] * dd ** 4  # (local)
    ax4.plot(dd, fit, "-", color="tab:orange", lw=2,
             label=r"fit $c_2\delta^2+c_3\delta^3+c_4\delta^4$")
    cubic_only = r["c3_fit"] * dd ** 3                          # (local)
    ax4.plot(dd, cubic_only, "--", color="tab:red", lw=1.2,
             label=rf"cubic term $c_3={r['c3_fit']:.2e}$")
    ax4.set_xlabel(r"$\delta$")
    ax4.set_ylabel(r"$S(\delta)-S(0)$")
    ax4.set_title(rf"Intra-multiplet split + cubic third-variation"
                  "\n"
                  rf"$d^3S/d\delta^3|_0={r['d3_S']:.2e}$, "
                  rf"$c_2={r['c2_fit']:.2e}$ (Bridge-1)")
    ax4.legend(fontsize=8)

    fig.suptitle(f"{GATE_ID}: {verdict} -- off-U(2) Dirac spectrum + Yukawa "
                 f"overlap; rank-1-wall genuine-vs-Schur "
                 f"(L_max={L_MAX}, tau_fold={tau_fold}, GEN_SECTOR={GEN_SECTOR})",
                 fontsize=12)
    fig.tight_layout(rect=(0, 0, 1, 0.95))
    fig.savefig(OUT_PNG, dpi=150)
    plt.close(fig)
    print(f"\nplot -> {OUT_PNG.name}")


def save_npz(r: dict, verdict: str, tup3: tuple, crit: dict,
             audit_sha: str, content_sha: str) -> None:
    np.savez(
        OUT_NPZ,
        gate_id=GATE_ID, scheme=SCHEME, convention=CONVENTION,
        l_max=str(L_MAX), verdict=verdict, track="investigation",
        sign_verdict=tup3[0], magnitude_verdict=tup3[1], regime_verdict=tup3[2],
        # --- scan + primary observable (generation Yukawa splitting block) ---
        deltas=r["deltas"],
        Y_real=r["Y_all"].real, Y_imag=r["Y_all"].imag,
        distinct=r["distinct"], block_evals=r["block_evals"],
        offdiag_max=r["offdiag_max"], offdiag_12=r["offdiag_12"],
        intra_split=r["intra_split"], conds=r["conds"],
        # --- generation multiplet identity ---
        lam0=r["lam0"], n_gen=r["n_gen"], full_deg=r["full_deg"],
        cluster_kind=np.array(r["cluster_kind"]),
        # --- the [SIGN] lift indicator ---
        dY12_d0=r["dY12_d0"], abs_dY12_d0=r["abs_dY12_d0"], eps_lift=EPS_LIFT,
        num_zero_floor=NUM_ZERO_FLOOR,
        # --- Schur reference at delta=0 ---
        schur_offdiag0=r["schur_offdiag0"], distinct0=r["distinct0"],
        schur_zero_tol=SCHUR_ZERO_TOL, schur_recover=r["schur_recover"],
        schur_ok=r["schur_ok"],
        # --- cubic third-variation of the intra-multiplet split (Bridge-1) ---
        d3_S=r["d3_S"], c2_fit=r["c2_fit"], c3_fit=r["c3_fit"], c4_fit=r["c4_fit"],
        # --- degeneracy-lift (rank) transition ---
        rank_increased=r["rank_increased"],
        first_rank2_delta=r["first_rank2_delta"],
        # --- global-spectrum cross-check (isospin splits vs gen multiplet) ---
        nd0=r["nd0"], nd2=r["nd2"],
        # --- volume-preservation cross-check (G6) ---
        L1=r["L1"], L2=r["L2"], L3=r["L3"], vol_jensen=r["vol_jensen"],
        det_ratio=r["det_ratio"],
        # --- regime (perturbativity via cond(g)) ---
        cond0=r["cond0"], cond_max=r["cond_max"], breach_frac=r["breach_frac"],
        regime=r["regime"],
        # --- criteria + pins ---
        crit_schur=crit["schur_zero_at_0"], crit_lift=crit["lift_above_eps"],
        crit_rank=crit["rank_increase"], crit_cubic=crit["cubic_present"],
        gen_sector=np.array(GEN_SECTOR, dtype=np.int64),
        dim_rho=r["dim_rho"], block_dim=r["block_dim"], use_gpu=r["use_gpu"],
        c2_idx=np.array(list(C2_IDX), dtype=np.int64),
        su2_idx=np.array(list(SU2_IDX), dtype=np.int64),
        tau_fold_used=float(tau_fold), m_kk_used=float(M_KK),
        fd_step=FD_STEP,
        audit_sha256=audit_sha, content_sha256=content_sha,
        schema_version="S84+",
    )
    print(f"data -> {OUT_NPZ.name}")


# ---------------------------------------------------------------------------
# Section 11 -- Main
# ---------------------------------------------------------------------------

def main() -> int:
    t0 = time.time()                                            # (local)
    pins = log_input_pins(INPUT_FILES)                          # (local)
    script_path = Path(__file__).resolve()                      # (local)
    canonical_path = SHARED_DIR / "canonical_constants.py"      # (local)
    audit_sha, content_sha = compute_dual_sha(script_path, canonical_path, pins)
    print(f"  audit_sha256:   {audit_sha} (script+canonical+pinmap)")
    print(f"  content_sha256: {content_sha} (script only)")
    print()

    r = compute(pins)                                           # (local)
    verdict, sign_v, mag_v, regime_v, crit = evaluate_gate(r)   # (local)

    # ---- substitution chain (math-scripts.md, [SIGN]; numbers substituted) ----
    rankmax = int(np.max(r["distinct"]))                        # (local)
    fr2 = r["first_rank2_delta"]                                # (local)
    fr2_txt = f"{fr2:.3f}" if np.isfinite(fr2) else "NONE"      # (local)
    print("\n=== SUBSTITUTION CHAIN (numbers substituted at runtime) ===")
    print(f"  Def 1 Jensen eigenvalues @tau_fold={tau_fold}: "
          f"L1=e^(2tau)={r['L1']:.6f}, L2=e^(-2tau)={r['L2']:.6f} (3-fold "
          f"degenerate su(2)), L3=e^(tau)={r['L3']:.6f}.")
    print(f"  Def 2 Schur on U(2) surface: Y = lambda I_d (rank-1 wall) on the "
          f"d={r['n_gen']} generation multiplet at |lambda|={r['lam0']:.6f} "
          f"(full +-multiplicity {r['full_deg']}); computed max off-diag "
          f"Y_ij(0) = {r['schur_offdiag0']:.3e} (=0 to {SCHUR_ZERO_TOL}); "
          f"distinct block evals(0) = {r['distinct0']} (=1 Schur).")
    print(f"  Def 3 transverse split: L2 I_3 -> diag(L2 e^(2d),L2 e^(-d),"
          f"L2 e^(-d)); det-ratio = {r['det_ratio']:.10f} (=1, vol-preserving).")
    print(f"  Def 4 Yukawa block: Y_ij(delta) = V_g^dag (1j D(delta)) V_g on the "
          f"fixed delta=0 Schur basis.")
    print(f"  Substitute: max|Y_ij(delta)| = 0 + (dY_12/d delta)|_0 * delta + "
          f"O(d^2); (dY_12/d delta)|_0 = {r['dY12_d0']:+.6e}  =>  "
          f"|dY_12/d delta|_0 = {r['abs_dY12_d0']:.6e}.")
    print(f"  Simplify: distinct block evals(0)={r['distinct0']} -> max in scan "
          f"{rankmax}; degeneracy lift 1->>=2: {r['rank_increased']} "
          f"(first at delta={fr2_txt}); intra-multiplet split @0.20 = "
          f"{r['intra_split'][-1]:.3e}.")
    print(f"  Canonical form: degeneracy-lift indicator |dY_12/d delta|_0 "
          f"= {r['abs_dY12_d0']:.6e}  vs  eps_lift = {EPS_LIFT}.")
    print(f"  Direction: |dY_12/d delta|_0 "
          f"{'>' if r['abs_dY12_d0'] > EPS_LIFT else '<='} eps_lift  AND "
          f"degeneracy-rank {'increases' if r['rank_increased'] else 'STAYS 1'} "
          f"=> generation degeneracy "
          f"{'LIFTS' if (r['abs_dY12_d0'] > EPS_LIFT and r['rank_increased']) else 'PERSISTS (wall genuine)'}.")
    print(f"  Bridge-1 cubic: leading off-surface SPLITTING; "
          f"d^3 S/d delta^3|_0 = {r['d3_S']:+.6e}, c2={r['c2_fit']:+.3e} "
          f"c3={r['c3_fit']:+.3e} (S(delta)~0 => generation degeneracy protected).")
    print(f"  Cross-check: global distinct signed evals {r['nd0']}->{r['nd2']} "
          f"(HIGHER isospin levels split under su(2) breaking; the GENERATION "
          f"multiplet does NOT).")
    print(f"  Conclusion: composite = {verdict} "
          f"(sign={sign_v}, magnitude={mag_v}, regime={regime_v}).")

    print(f"\nCriteria: schur_zero@0={crit['schur_zero_at_0']}  "
          f"lift>eps={crit['lift_above_eps']}  "
          f"rank_increase={crit['rank_increase']}  "
          f"cubic_present={crit['cubic_present']}")

    value = (f"absdY12d0={r['abs_dY12_d0']:.6e}_vs_eps{EPS_LIFT};"
             f"maxoffY0={r['schur_offdiag0']:.3e}_schurzero;"
             f"distinct0={r['distinct0']}_to_max{rankmax};"
             f"gen_degen_lift={r['rank_increased']}_at_delta{fr2_txt};"
             f"intrasplit_at020={r['intra_split'][-1]:.3e};"
             f"d3S_d0={r['d3_S']:+.4e}_cubic;c2={r['c2_fit']:+.3e};"
             f"genmult_d{r['n_gen']}_lam{r['lam0']:.4f};"
             f"global_distinct_{r['nd0']}to{r['nd2']}_isospinsplit;"
             f"L=[{r['L1']:.4f},{r['L2']:.4f},{r['L3']:.4f}];"
             f"detratio={r['det_ratio']:.8f};regime={r['regime']};"
             f"gensector={GEN_SECTOR};Lmax={L_MAX}")             # (local)

    make_plot(r, verdict)
    save_npz(r, verdict, (sign_v, mag_v, regime_v), crit, audit_sha, content_sha)

    print()
    print(emit_4tuple(value, SCHEME, CONVENTION, L_MAX))
    print_verdict_payload(
        verdict, value, audit_sha, content_sha,
        sign_verdict=sign_v, magnitude_verdict=mag_v, regime_verdict=regime_v,
        companion_note=(
            f"off-U(2) Dirac Yukawa splitting on the d={r['n_gen']} generation "
            f"multiplet (|lambda|={r['lam0']:.4f}, fund sector); Schur-zero@0 "
            f"({r['schur_offdiag0']:.1e}, distinct={r['distinct0']}); leading lift "
            f"|dY_12/d delta|_0={r['abs_dY12_d0']:.3e} vs eps_lift={EPS_LIFT}; "
            f"generation degeneracy {'LIFTS' if r['rank_increased'] else 'PERSISTS'} "
            f"off-surface (intra-split@0.20={r['intra_split'][-1]:.2e}); "
            f"vol-preserving det-ratio={r['det_ratio']:.6f}"),
        extra_rows=[
            (f"# bridge1-cubic: d^3 S/d delta^3|_0={r['d3_S']:+.4e} "
             f"c2_fit={r['c2_fit']:+.3e} c3_fit={r['c3_fit']:+.3e} "
             f"c4_fit={r['c4_fit']:+.3e}; intra-multiplet split S(delta)~0 "
             f"across scan => generation degeneracy PROTECTED off-U(2) # {GATE_ID}"),
            (f"# cross-check: global distinct signed evals {r['nd0']}->{r['nd2']} "
             f"(su(2)/isospin splits at HIGHER levels; generation multiplet at "
             f"|lambda|={r['lam0']:.4f} stays d={r['n_gen']}); "
             f"cond(g) {r['cond0']:.3f}->{r['cond_max']:.3f} regime={r['regime']}; "
             f"Jensen L=[{r['L1']:.4f},{r['L2']:.4f},{r['L3']:.4f}] "
             f"vol={r['vol_jensen']:.8f} # {GATE_ID}"),
        ],
    )

    print(f"\n=== {GATE_ID}: {verdict} (sign={sign_v} magnitude={mag_v} "
          f"regime={regime_v}; wall {time.time() - t0:.1f}s) ===")
    return 0   # exit 0 on script success regardless of scientific verdict


if __name__ == "__main__":
    sys.exit(main())
